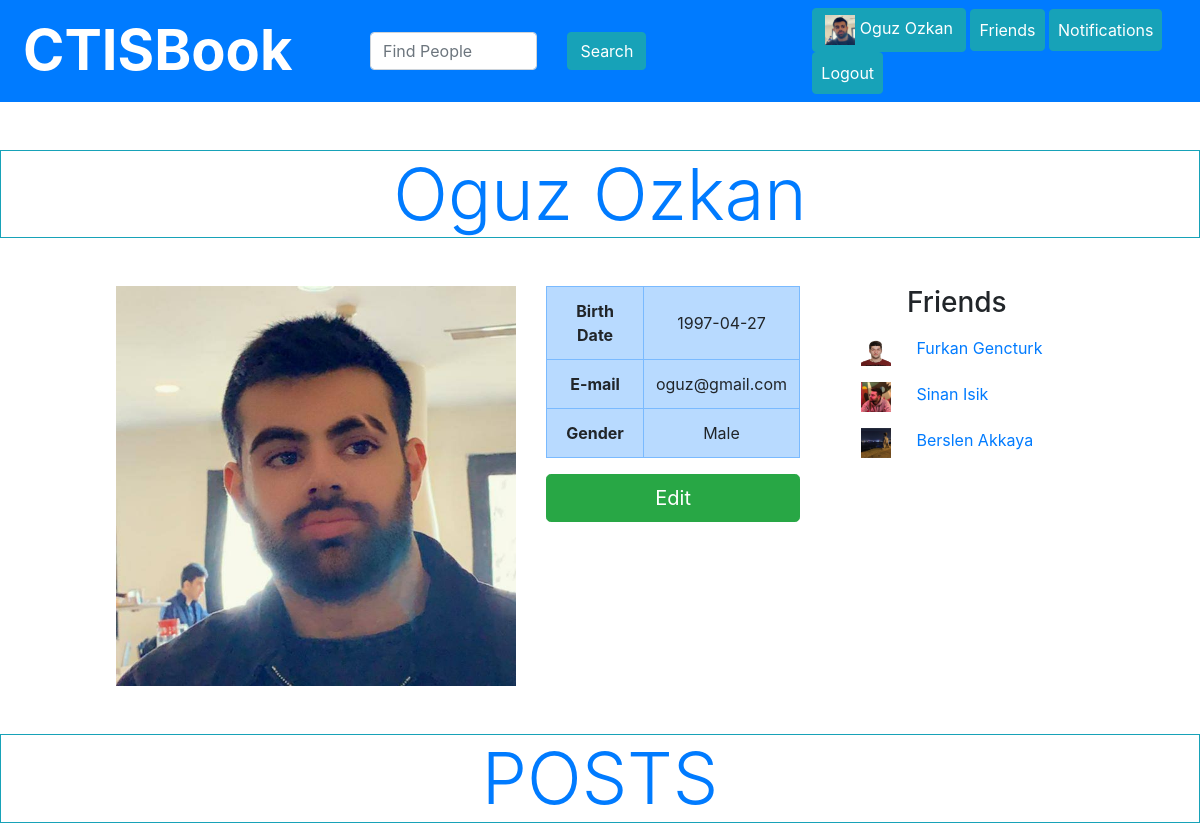
Page /profile.php (signed in) on the committed database.
### tables this page shows
CREATE TABLE IF NOT EXISTS `user` (
  `id` int(11) NOT NULL AUTO_INCREMENT,
  `name` varchar(15) NOT NULL,
  `surname` varchar(20) NOT NULL,
  `email` varchar(30) NOT NULL,
  `bdate` date NOT NULL,
  `profile_photo` varchar(150) NOT NULL DEFAULT 'images/default.jpg',
  `gender` varchar(1) NOT NULL,
  `pass` varchar(100) NOT NULL,
  PRIMARY KEY (`id`),
  KEY `user_name_index` (`name`),
  KEY `user_surname_index` (`surname`)
);

### Helpers/FriendManager.php (called while the page is built, shortened)
<?php
class FriendManager
{
    public static function GetFriends($db, $id)
    {
        try {
            $sql1 = "select receiver_id id from friend where sender_id = $id";
            $sql2 = "select sender_id id from friend where receiver_id = $id";
            $friends = array_merge($db->query($sql1, PDO::FETCH_ASSOC)->fetchAll() , $db->query($sql2, PDO::FETCH_ASSOC)->fetchAll());
            $friendList = "(";
            foreach($friends as $friend)
            {
                $friendList .= $friend["id"] . ',';
            }
            $friendList .= '0)';
            $sql = "select * from user where id in $friendList";
            return ($db->query($sql, PDO::FETCH_ASSOC)->fetchAll());
        } catch (Exception $ex) {
            return array();
        }
    }
}

### profile.php (the view, shortened to what this page needs)
<!DOCTYPE html>
<?php
    require_once './Helpers/FriendManager.php';
    $error = "";
    $id = $_SESSION["user"]["id"];
    $FRIENDSTATUS = FriendManager::USER;
    if(isset($_GET["id"]))
    {
        $id = $_GET["id"];
        if(!filter_var($id, FILTER_VALIDATE_INT))
        {
            $error = "Id must be an integer.";
        }
        if($error == "")
        {
            require_once './Helpers/_db.php';
            $sql = "select * from user where id = $id" ;
            $stmt = $db->query($sql, PDO::FETCH_ASSOC) ;
            $result = $stmt->fetchAll();
            $rowCount = $stmt->rowCount();
            if($rowCount == 0)
            {
                $error = "No profile is found with the given id.";
            }
            else
            {
                $result = $result[0];
                $FRIENDSTATUS = FriendManager::CheckFriendStatus($db, $_SESSION["user"]["id"], $id);
            }
        }
    }
    else
    {
        $result = $_SESSION["user"];
    }
?>
<html>
    <head>
        <link href="css/bootstrap-grid.css" rel="stylesheet" type="text/css"/>
        <link href="css/bootstrap.css" rel="stylesheet" type="text/css"/>
</head>
<body>
<div class="container-fluid" id="container">
    <?php require("./Helpers/_header.php"); ?>
    <div class="row display-3 text-center justify-content-center text-primary border border-info mt-5">
        <div class="col">
            <?= $result["name"] . " " . $result["surname"]?>
        </div>
    </div>
    <div class="row justify-content-center m-5">
        <div class="row">
            <div class="col">
                <img src="<?= $result["profile_photo"] ?>" class="postphoto">
            </div>
            <div class="col">
                <table class="table table-bordered table-primary text-center align-middle">
                    <tbody>
                      <tr>
                        <th class="align-middle" scope="row">Birth Date</th>
                        <td class="align-middle"><?= $result["bdate"]?></td>
                      </tr>
                      <tr>
                        <th class="align-middle" scope="row">E-mail</th>
                        <td class="align-middle"><?= $result["email"]?></td>
                      </tr>
                      <tr>
                        <th class="align-middle" scope="row">Gender</th>
                        <td class="align-middle"><?php if($result["gender"] == "M") echo "Male"; else echo "Female";?></td>
                      </tr>
                    </tbody>
                  </table>
                        <?php
                            if($FRIENDSTATUS == FriendManager::USER)
                            {
                                echo '<a href="editProfile.php"><div class="btn btn-success btn-lg btn-block">Edit</div></a>';
                            }
                        ?>
            </div>
            <div class="col">
                <?php
                    if($FRIENDSTATUS == FriendManager::ISFRIEND || $FRIENDSTATUS == FriendManager::USER)
                    {
                        require_once './Helpers/_db.php';
                        echo '<div class="h3 text-center">Friends</div>';
                        $friends = FriendManager::GetFriends($db, $id);
                        foreach($friends as $friend)
                        {
                            echo '<a href="profile.php?id='. $friend["id"] .'">';
                            echo '<div class="row m-3"><div class="col-3">';
                            echo '<img src="'. $friend["profile_photo"] .'" class="miniphoto"/>';
                            echo '</div><div class="col text-left">' . $friend["name"] . " " . $friend["surname"];
                            echo '</div></div></a>';
                        }
                    }
                    else
                    {
                        echo '<div class="h3 text-center">You are not allowed to see friends.</div>';
                    }
                ?>
            </div>
        </div>
    </div>
    <div class="row display-3 text-center justify-content-center text-primary border border-info">
        <div class="col">
            <?php
                if($FRIENDSTATUS == FriendManager::ISFRIEND || $FRIENDSTATUS == FriendManager::USER)
                {
                    echo 'POSTS';
                }
                else
                {
                    echo 'YOU ARE NOT ALLOWED TO SEE POSTS.';
                }
            ?>
        </div>
    </div>
</div>
</body>
</html>

### profile.php (style rules this page uses)
.postphoto { width:400px; height:400px; margin:0 auto; }
.miniphoto { width:30px; height:30px; }

### rows in the picture
user: profile_photo (picture), name "Furkan", surname "Gencturk"
user: profile_photo (picture), name "Sinan", surname "Isik"
user: profile_photo (picture), name "Berslen", surname "Akkaya"

### other values in the picture
$_SESSION["user"]["name"] "Oguz"
$_SESSION["user"]["surname"] "Ozkan"
$result["name"] "Oguz"
$result["surname"] "Ozkan"
$result["bdate"] "1997-04-27"
$result["email"] "oguz@gmail.com"
